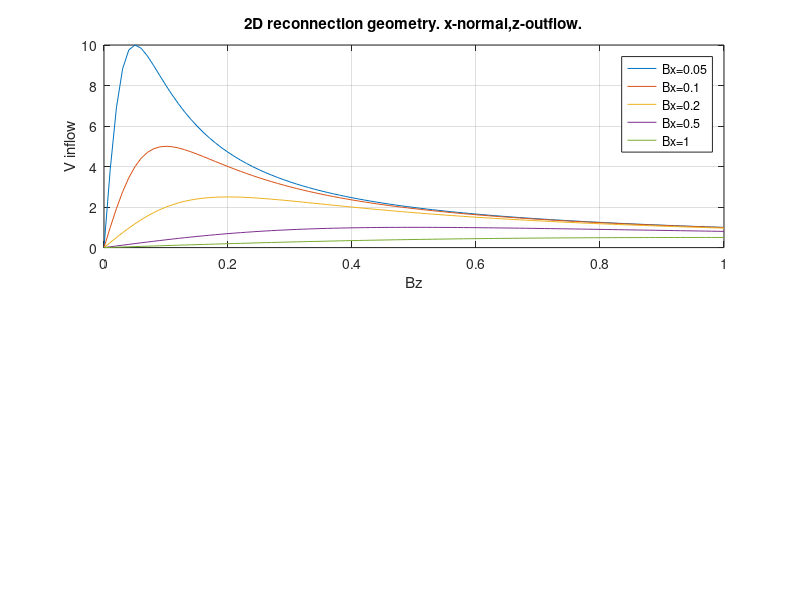

Here is the MATLAB script that generated this plot: (Note: this script raises an error after producing the figure.)
% plot inflow velocity as a funciton of distance to current sheet
%
% model 2D reconnection. y- out of plane direction, x-normal direction,
% z-along the outflow
%
% Bx= constant, Bz - changes from 0 in the center of current sheet to 1 on
% edge
% Ey=1 - tangential electric field is constant
%
% v_inflow=Ey*Bz/B^2=Ey*Bz/(Bz^2+Bx^2)

Bx=[0.05 0.1 0.2 0.5 1.]; % different cases
Bz=0:0.01:1; Bz=Bz(:);
clear vin vout;
legend_str='legend(';
for j=1:length(Bx)
  vin(:,j)=Bz./(Bz.*Bz+Bx(j)*Bx(j));
  vout(:,j)=Bx(j)./(Bz.*Bz+Bx(j)*Bx(j));
  legend_str=[legend_str '''Bx=' num2str(Bx(j),2) ''','];
end
legend_str(end)=[]; % remove last comma
legend_str=[legend_str ');']; %

%%%%%%%%%%%%%%  Figure 1 %%%%%%%%%%%%%%

figure;
subplot(2,1,1);
plot(Bz,vin)
eval(legend_str);
title('2D reconnection geometry. x-normal,z-outflow.')
grid on
xlabel('Bz')
ylabel('V inflow')
ht=irf_pl_info([mfilename '  ' datestr(now)],gca,[0,1 ]);

subplot(2,1,2);
plot(Bz,vout)
eval(legend_str);
grid on
xlabel('Bz')
ylabel('V outflow')


